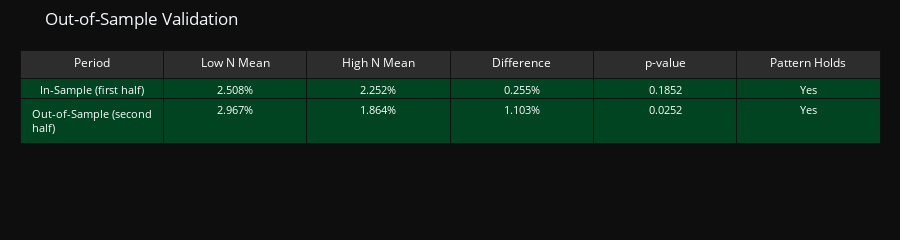

This figure's notebook cell:
### Markdown cell above
## 7. Robustness Check: Out-of-Sample Validation

Split the data temporally: does the pattern hold in both halves?

### Code cell
print("Test 5: Out-of-Sample Validation (Temporal Split)")
print("=" * 60)
print()

# Split at midpoint
split_idx = n_months // 2
split_date = results[1]['date'].iloc[split_idx]

print(f"Total months: {n_months}")
print(f"Split date: {split_date.strftime('%Y-%m')}")
print(f"In-sample: {split_idx} months, Out-of-sample: {n_months - split_idx} months")
print()

# In-sample
in_low = np.mean([alphas[n][:split_idx] for n in range(1, 6)], axis=0)
in_high = np.mean([alphas[n][:split_idx] for n in range(6, 11)], axis=0)
in_diff = np.mean(in_low - in_high)
t_in, p_in = stats.ttest_rel(in_low, in_high)

# Out-of-sample
out_low = np.mean([alphas[n][split_idx:] for n in range(1, 6)], axis=0)
out_high = np.mean([alphas[n][split_idx:] for n in range(6, 11)], axis=0)
out_diff = np.mean(out_low - out_high)
t_out, p_out = stats.ttest_rel(out_low, out_high)

# Create comparison table
oos_data = {
    'Period': ['In-Sample (first half)', 'Out-of-Sample (second half)'],
    'Low N Mean': [f'{np.mean(in_low)*100:.3f}%', f'{np.mean(out_low)*100:.3f}%'],
    'High N Mean': [f'{np.mean(in_high)*100:.3f}%', f'{np.mean(out_high)*100:.3f}%'],
    'Difference': [f'{in_diff*100:.3f}%', f'{out_diff*100:.3f}%'],
    'p-value': [f'{p_in/2:.4f}', f'{p_out/2:.4f}'],
    'Pattern Holds': ['Yes' if in_diff > 0 else 'No', 'Yes' if out_diff > 0 else 'No']
}

fig = go.Figure(data=[go.Table(
    header=dict(
        values=list(oos_data.keys()),
        fill_color='#2d2d2d',
        font=dict(color='white', size=12),
        align='center'
    ),
    cells=dict(
        values=list(oos_data.values()),
        fill_color=[['#004422' if h == 'Yes' else '#441111' for h in oos_data['Pattern Holds']] for _ in oos_data.keys()],
        font=dict(color='white', size=11),
        align='center'
    )
)])

fig.update_layout(
    title='Out-of-Sample Validation',
    paper_bgcolor='#0e0e0e',
    margin=dict(l=20, r=20, t=50, b=20),
    height=200
)
fig.show()

print("\nCONCLUSION:")
if in_diff > 0 and out_diff > 0:
    print("  ✓ Pattern (Low N > High N) holds in BOTH periods")
    print("  ✓ This provides out-of-sample validation")
else:
    print("  ✗ Pattern does not hold consistently across periods")

### Figure 1 — Plotly figure (JSON) as saved in the notebook; plotly's stock layout.template omitted (floating-point values rounded to 4 significant figures)
{"data": [{"cells": {"align": "center", "fill": {"color": [["#004422", "#004422"], ["#004422", "#004422"], ["#004422", "#004422"], ["#004422", "#004422"], ["#004422", "#004422"], ["#004422", "#004422"]]}, "font": {"color": "white", "size": 11}, "values": [["In-Sample (first half)", "Out-of-Sample (second half)"], ["2.508%", "2.967%"], ["2.252%", "1.864%"], ["0.255%", "1.103%"], ["0.1852", "0.0252"], ["Yes", "Yes"]]}, "header": {"align": "center", "fill": {"color": "#2d2d2d"}, "font": {"color": "white", "size": 12}, "values": ["Period", "Low N Mean", "High N Mean", "Difference", "p-value", "Pattern Holds"]}, "type": "table"}], "layout": {"height": 200, "margin": {"b": 20, "l": 20, "r": 20, "t": 50}, "paper_bgcolor": "#0e0e0e", "title": {"text": "Out-of-Sample Validation"}}}
